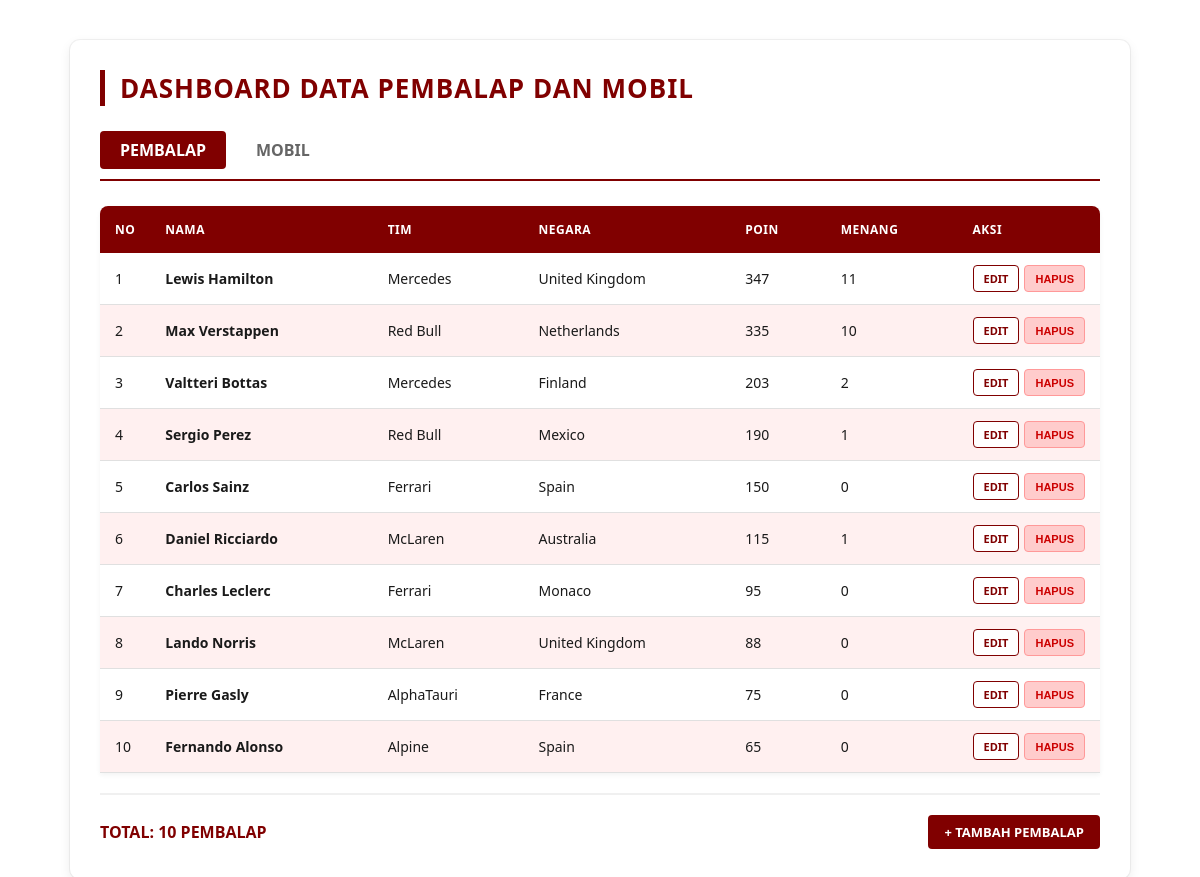
The app's page /Project/index.php with its own data.
### tables this page shows
CREATE TABLE IF NOT EXISTS pembalap (
    id INT AUTO_INCREMENT PRIMARY KEY,
    nama VARCHAR(255) NOT NULL,
    tim VARCHAR(255) NOT NULL,
    negara VARCHAR(255) NOT NULL,
    poinMusim INT DEFAULT 0,
    jumlahMenang INT DEFAULT 0
);

### Project/presenters/PresenterPembalap.php (called while the page is built, shortened)
<?php
include_once(__DIR__ . "/KontrakPresenter.php");
include_once(__DIR__ . "/../models/TabelPembalap.php");
include_once(__DIR__ . "/../models/Pembalap.php");
include_once(__DIR__ . "/../views/ViewPembalap.php");
class PresenterPembalap implements KontrakPresenter
{
    private $tabelPembalap;
    private $viewPembalap;
    private $listPembalap = [];
    public function __construct($tabelPembalap, $viewPembalap)
    {
        $this->tabelPembalap = $tabelPembalap;
        $this->viewPembalap = $viewPembalap;
        $this->initListPembalap();
    }
    public function initListPembalap()
    {
        $data = $this->tabelPembalap->getAllPembalap();
        $this->listPembalap = [];
        foreach ($data as $item) {
            $pembalap = new Pembalap(
                $item['id'],
                $item['nama'],
                $item['tim'],
                $item['negara'],
                $item['poinMusim'],
                $item['jumlahMenang']
            );
            $this->listPembalap[] = $pembalap;
        }
    }
    public function tampilkanPembalap(): string
    {
        return $this->viewPembalap->tampilPembalap($this->listPembalap);
    }
}
?>

### Project/models/Pembalap.php (called while the page is built, shortened)
<?php
class Pembalap{
    private $id;
    private $nama;
    private $tim;
    private $negara;
    private $poinMusim;
    private $jumlahMenang;
    public function __construct($id, $nama, $tim, $negara, $poinMusim, $jumlahMenang){
        $this->id = $id;
        $this->nama = $nama;
        $this->tim = $tim;
        $this->negara = $negara;
        $this->poinMusim = $poinMusim;
        $this->jumlahMenang = $jumlahMenang;
    }
    public function getId(){
        return $this->id;
    }
    public function getNama(){
        return $this->nama;
    }
    public function getTim(){
        return $this->tim;
    }
    public function getNegara(){
        return $this->negara;
    }
    public function getPoinMusim(){
        return $this->poinMusim;
    }
    public function getJumlahMenang(){
        return $this->jumlahMenang;
    }
}
?>

### Project/models/DB.php (called while the page is built, shortened)
<?php
class DB{
    private $host = "localhost";
    private $db_name = "";
    private $username = "";
    private $password = "";
    private $conn;
    private $result;
    function __construct($host, $db_name, $username, $password) {
        $this->host = $host;
        $this->db_name = $db_name;
        $this->username = $username;
        $this->password = $password;
        $this->conn = $this->connect();
    }
    public function connect() {
        $conn = null;
        try {
            $dsn = "mysql:host={$this->host};dbname={$this->db_name};charset=utf8mb4";
            $options = [
                PDO::ATTR_ERRMODE => PDO::ERRMODE_EXCEPTION,
                PDO::ATTR_DEFAULT_FETCH_MODE => PDO::FETCH_ASSOC,
                PDO::ATTR_EMULATE_PREPARES => false,
            ];
            $conn = new PDO($dsn, $this->username, $this->password, $options);
        } catch (PDOException $exception) {
            throw new RuntimeException("Koneksi gagal: " . $exception->getMessage(), 0, $exception);
        }
        return $conn;
    }
    public function executeQuery($query, $params = []) {
        try {
            $stmt = $this->conn->prepare($query);
            $stmt->execute($params);
            $this->result = $stmt;
            return $stmt;
        } catch (PDOException $e) {
            throw new RuntimeException('Query gagal: ' . $e->getMessage(), 0, $e);
        }
    }
    public function getAllResult() {
        return $this->result->fetchAll(PDO::FETCH_ASSOC);
    }
}
?>

### Project/models/TabelPembalap.php (called while the page is built, shortened)
<?php
include_once ("models/DB.php");
class TabelPembalap extends DB implements KontrakModel {
    public function getAllPembalap(): array {
        $query = "SELECT * FROM pembalap";
        $this->executeQuery($query);
        return $this->getAllResult();
    }
}
?>

### Project/views/ViewPembalap.php (the view, shortened to what this page needs)
<?php
include_once ("models/Pembalap.php");
class ViewPembalap implements KontrakView{
    public function tampilPembalap($listPembalap): string {
        $tbody = '';
        $no = 1;
        foreach($listPembalap as $pembalap){
            $tbody .= '<tr>';
            $tbody .= '<td>'. $no++ .'</td>';
            $tbody .= '<td style="font-weight:600">'. htmlspecialchars($pembalap->getNama()) .'</td>';
            $tbody .= '<td>'. htmlspecialchars($pembalap->getTim()) .'</td>';
            $tbody .= '<td>'. htmlspecialchars($pembalap->getNegara()) .'</td>';
            $tbody .= '<td>'. htmlspecialchars($pembalap->getPoinMusim()) .'</td>';
            $tbody .= '<td>'. htmlspecialchars($pembalap->getJumlahMenang()) .'</td>';
            $tbody .= '<td>
                        <div class="action-group">
                            <a href="index.php?screen=edit&id='. $pembalap->getId() .'" class="btn btn-sm btn-edit">Edit</a>
                            <button data-id="'. $pembalap->getId() .'" class="btn btn-sm btn-delete">Hapus</button>
                        </div>
                      </td>';
            $tbody .= '</tr>';
        }
        $templatePath = __DIR__ . '/../template/skin.html';
        if (file_exists($templatePath)) {
            $template = file_get_contents($templatePath);
            $template = str_replace('DATA_TABEL', $tbody, $template);
            $total = count($listPembalap);
            $template = str_replace('DATA_TOTAL', $total, $template);
            return $template;
        }
        return "Error: Template tidak ditemukan";
    }
}
?>

### Project/index.php (shortened to what this page needs)
<?php
include_once("models/DB.php");
include_once("models/TabelPembalap.php");
include_once("views/ViewPembalap.php");
include_once("presenters/PresenterPembalap.php");
$dbConfig = ['localhost', 'mvp_db', 'root', ''];
$nav = $_GET['nav'] ?? 'pembalap';
if ($nav == 'mobil') {
    $tabelMobil = new TabelMobil(...$dbConfig);
    $viewMobil = new ViewMobil();
    $presenter = new PresenterMobil($tabelMobil, $viewMobil);
    echo $presenter->proses();
} else {
    $tabelPembalap = new TabelPembalap(...$dbConfig);
    $viewPembalap = new ViewPembalap();
    $presenter = new PresenterPembalap($tabelPembalap, $viewPembalap);
    if (isset($_GET['screen'])) {
        if ($_GET['screen'] == 'add') echo $presenter->tampilkanFormPembalap();
        elseif ($_GET['screen'] == 'edit') echo $presenter->tampilkanFormPembalap($_GET['id']);
    } else {
        $html = $presenter->tampilkanPembalap();
        echo str_replace('<h1>Daftar Pembalap</h1>', '<h1>Daftar Pembalap</h1><div style="margin-bottom:15px;font-size:14px;"><b>Pembalap</b> | <a href="index.php?nav=mobil">Mobil</a></div>', $html);
    }
}
?>

### records on screen
pembalap: nama "Lewis Hamilton", tim "Mercedes", negara "United Kingdom", poinMusim "347", jumlahMenang "11"
pembalap: nama "Max Verstappen", tim "Red Bull", negara "Netherlands", poinMusim "335", jumlahMenang "10"
pembalap: nama "Valtteri Bottas", tim "Mercedes", negara "Finland", poinMusim "203", jumlahMenang "2"
pembalap: nama "Sergio Perez", tim "Red Bull", negara "Mexico", poinMusim "190", jumlahMenang "1"
pembalap: nama "Carlos Sainz", tim "Ferrari", negara "Spain", poinMusim "150", jumlahMenang "0"
pembalap: nama "Daniel Ricciardo", tim "McLaren", negara "Australia", poinMusim "115", jumlahMenang "1"
pembalap: nama "Charles Leclerc", tim "Ferrari", negara "Monaco", poinMusim "95", jumlahMenang "0"
pembalap: nama "Lando Norris", tim "McLaren", negara "United Kingdom", poinMusim "88", jumlahMenang "0"
pembalap: nama "Pierre Gasly", tim "AlphaTauri", negara "France", poinMusim "75", jumlahMenang "0"
pembalap: nama "Fernando Alonso", tim "Alpine", negara "Spain", poinMusim "65", jumlahMenang "0"
